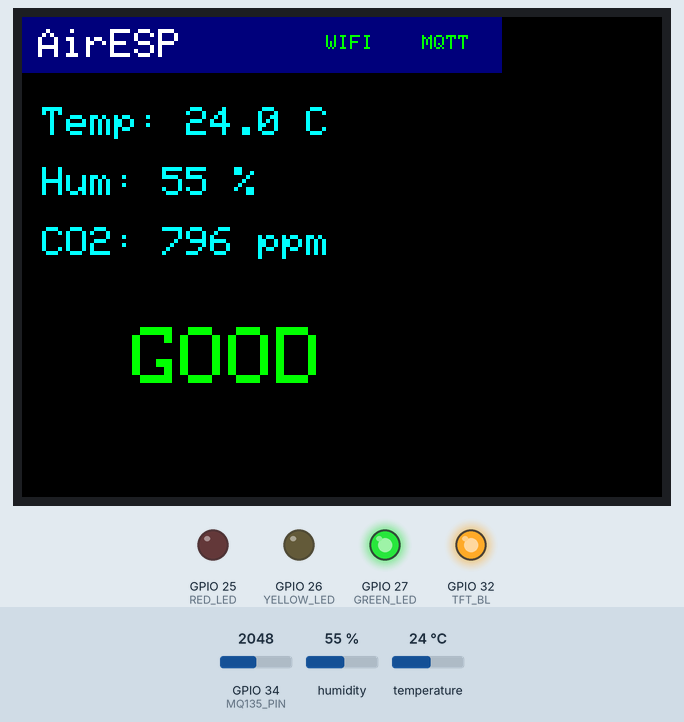
Recording of a sketch running on a simulated ESP32. On the bench: 320×240 colour display, output pins drawn as LEDs (lit = HIGH). The test bench sets the inputs (shaded band); at power-on: GPIO 34 (MQ135_PIN) = 2048, humidity 55 %, temperature 24 °C. WiFi joins after 1.5 s; servers stay silent unless stated; random numbers use the default seed unless the sketch sets one; EEPROM starts erased; no MQTT or app messages arrive unless stated; what the sketch prints to the serial monitor is not drawn.

Above: at 4.9 s.
5.0 s: GPIO 34 (MQ135_PIN) set to 2093
At 8.0 s:
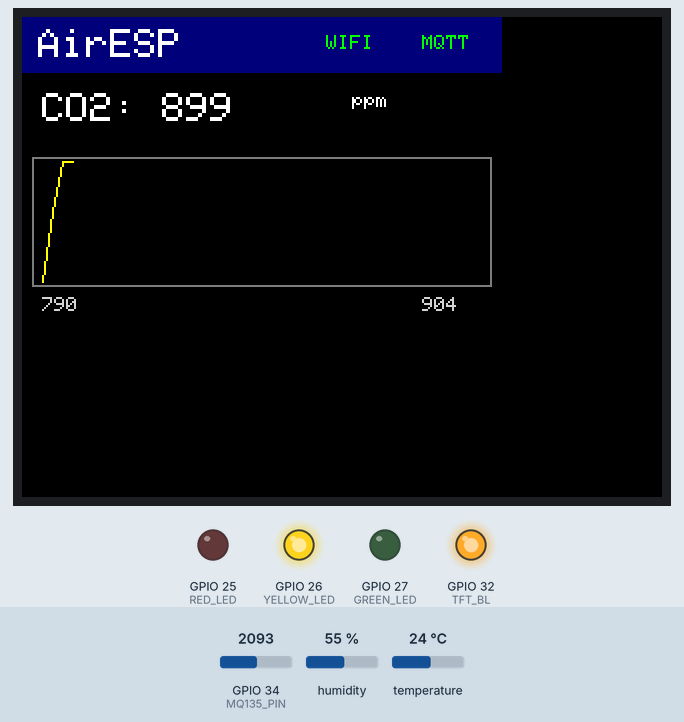
11.1 s: GPIO 34 (MQ135_PIN) set to 2245
At 13.0 s:
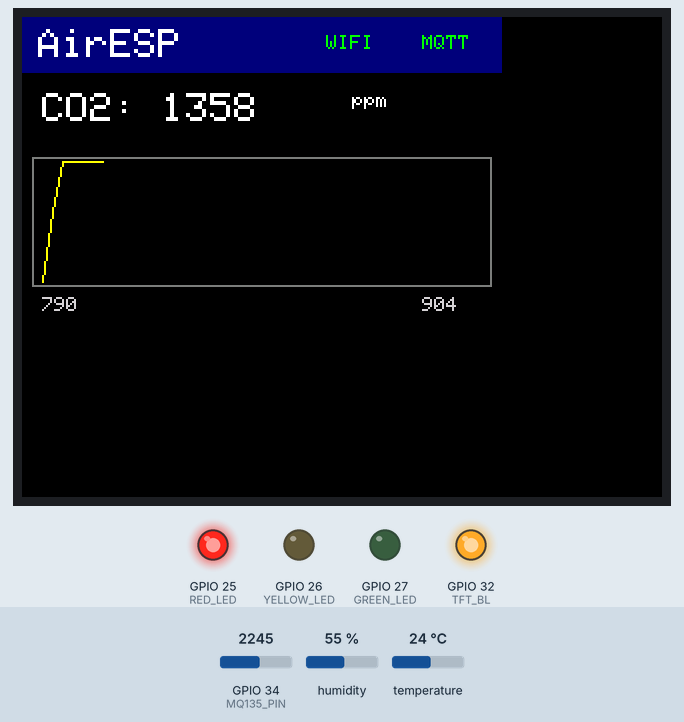
16.2 s: humidity set to 22 %
At 19.3 s:
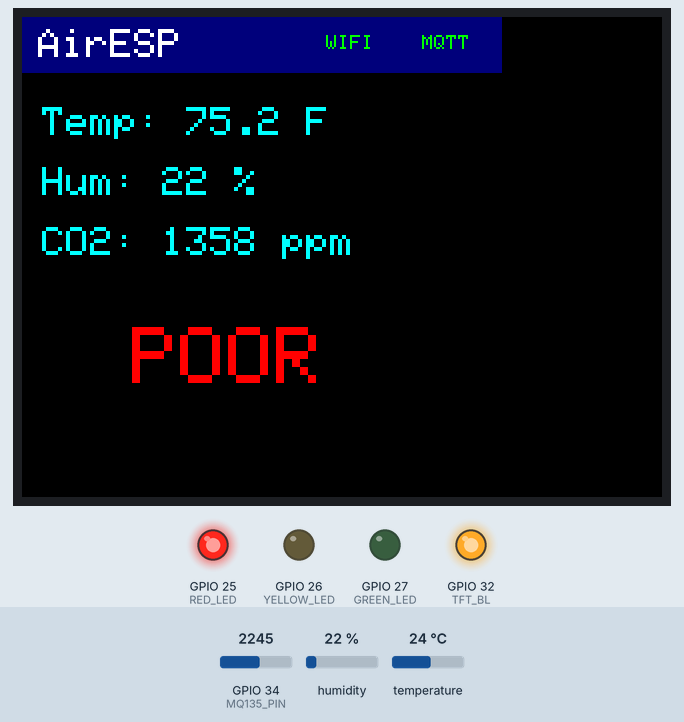
22.3 s: GPIO 34 (MQ135_PIN) set to 2047
At 24.4 s:
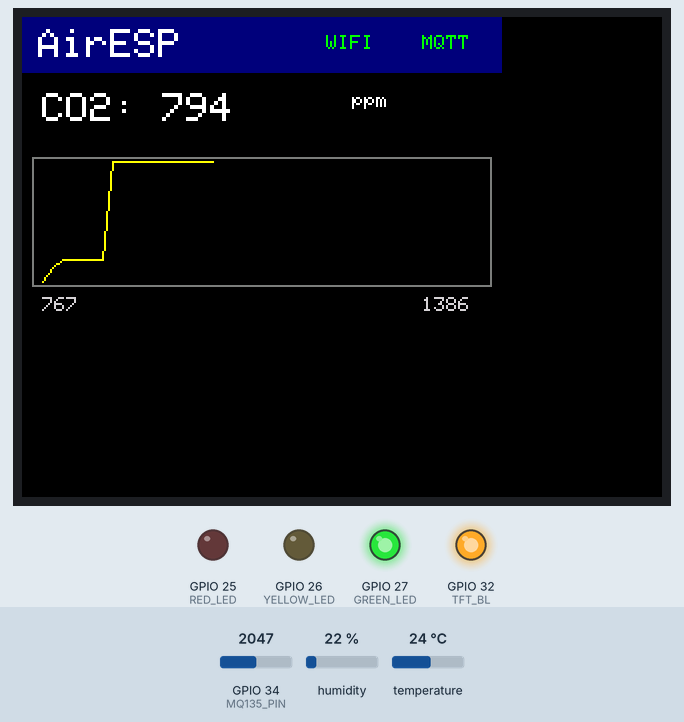
27.9 s: GPIO 34 (MQ135_PIN) set to 4040
At 30.6 s:
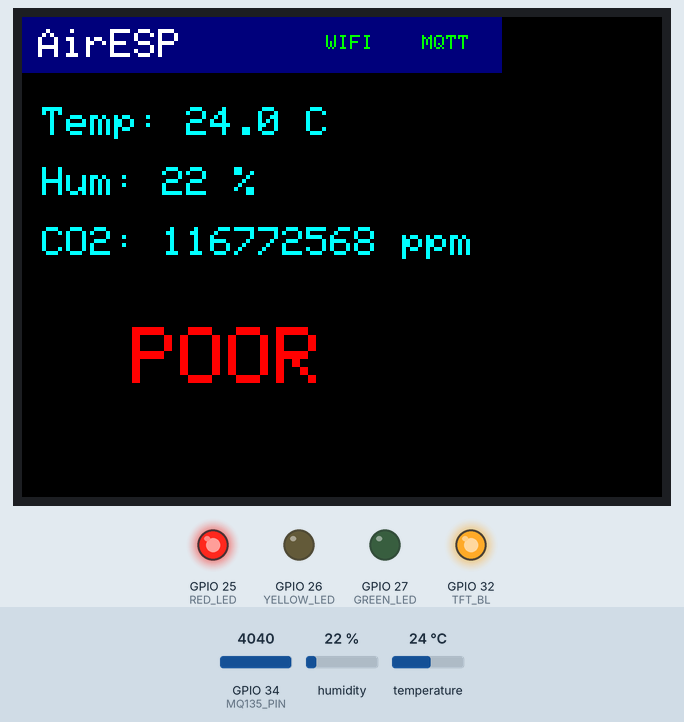
33.3 s: temperature set to 12 °C
At 35.0 s:
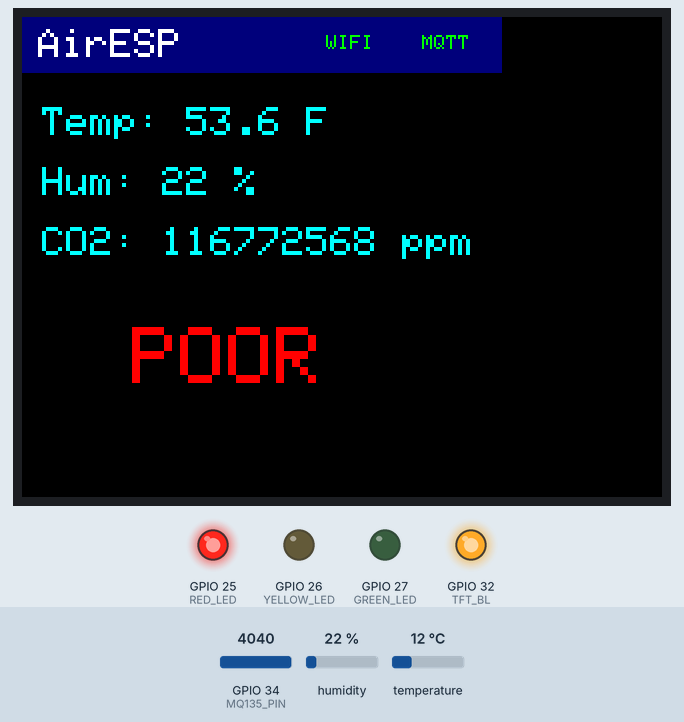
Timing chart, 0 to 36.5 s (numbered marks = the images above; inputs shaded):
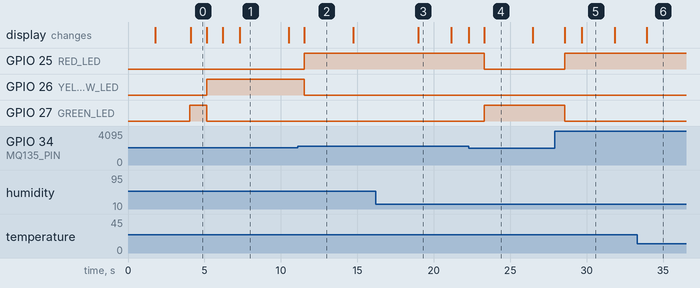

The sketch:

AirESP.ino
```cpp
// ===============================================
// AirESP - Professional Air Quality Monitor
// With Web-Based Fresh Air Calibration
// ===============================================
#include <DHT.h>
#include <TFT_eSPI.h>
#include <WiFi.h>
#include <PubSubClient.h>
#include <ArduinoJson.h>
#include <WebServer.h>
#include <ESPmDNS.h>
#include <Preferences.h>
#include <ESP.h>

// ==================== PIN DEFINITIONS ====================
#define TFT_CS   15
#define TFT_DC   2
#define TFT_RST  -1
#define TFT_BL   32
#define DHTPIN   33
#define DHTTYPE  DHT22
#define MQ135_PIN 34
#define RED_LED  25
#define YELLOW_LED 26
#define GREEN_LED 27

// ==================== CONFIG ====================
bool enableWiFi = true;
bool enableMQTT = true;

const char* ssid = "NetworkNameHere";
const char* password = "WiFiPassHere";
const char* mqtt_server = "192.168.x.x";
const int mqtt_port = 1883;
const char* mqtt_user = "mqtt-user";
const char* mqtt_pass = "MQTTPass";
const char* device_id = "airesp";

// Objects
TFT_eSPI tft = TFT_eSPI();
DHT dht(DHTPIN, DHTTYPE);
WiFiClient espClient;
PubSubClient client(espClient);
WebServer server(80);
Preferences preferences;

// Calibration
const float BASE_R0 = 20000.0;
float calibrationMultiplier = 1.0;

// Calibration Mode
bool inCalibrationMode = false;
unsigned long calibrationStartTime = 0;
float rsSum = 0.0;
int rsCount = 0;
const unsigned long CALIBRATION_DURATION = 300000; // 5 minutes

// Display
#define GRAPH_POINTS 40
float co2History[GRAPH_POINTS];
int historyIndex = 0;

unsigned long lastPageSwitch = 0;
bool pageMode = 0;
unsigned long lastTempSwitch = 0;
bool showFahrenheit = false;
unsigned long lastFullRedraw = 0;
bool needsFullRedraw = true;
bool mqttEverConnected = false;

// ==================== SETUP ====================
void setup() {
  Serial.begin(115200);
  Serial.println("\n=== AirESP Starting ===");

  dht.begin();
  preferences.begin("airesp", false);
  calibrationMultiplier = preferences.getFloat("multiplier", 1.0);
  Serial.printf("Loaded Multiplier = %.3f (Base R0 = %.0f)\n", calibrationMultiplier, BASE_R0);

  // Hardware
  pinMode(RED_LED, OUTPUT); pinMode(YELLOW_LED, OUTPUT); pinMode(GREEN_LED, OUTPUT);
  turnOffAllLEDs();
  pinMode(TFT_BL, OUTPUT); digitalWrite(TFT_BL, HIGH);

  tft.init(); tft.setRotation(3); tft.fillScreen(TFT_BLACK);

  if (enableWiFi) {
    WiFi.begin(ssid, password);
    Serial.print("Connecting to WiFi");
    unsigned long start = millis();
    while (WiFi.status() != WL_CONNECTED && millis() - start < 15000) {
      delay(500); Serial.print(".");
    }
    if (WiFi.status() == WL_CONNECTED) {
      Serial.println("\nWiFi connected! IP: " + WiFi.localIP().toString());
      if (MDNS.begin("airesp")) Serial.println("→ http://airesp.local");
      setupWebServer();
    }
  }

  if (enableMQTT) {
    client.setServer(mqtt_server, mqtt_port);
    sendHA_Discovery();
  }

  drawHeader();
  tft.setTextColor(TFT_GREEN);
  tft.setTextSize(3);
  tft.setCursor(40, 60);
  tft.println("READY!");
  delay(2000);
  needsFullRedraw = true;
}

// ==================== CO2 READING WITH CALIBRATION ====================
float readCO2() {
  float mqRaw = 0;
  for (int i = 0; i < 15; i++) {
    mqRaw += analogRead(MQ135_PIN);
    delay(15);
  }
  mqRaw /= 15.0;

  float voltage = mqRaw * (3.3 / 4095.0);
  float Rs = ((3.3 / voltage) - 1.0) * 10000.0;

  float effective_R0 = BASE_R0 * calibrationMultiplier;
  float ratio = Rs / effective_R0;
  float co2_ppm = 116.6020682 * pow(ratio, -2.769034857);

  // ==================== CALIBRATION MODE ====================
  if (inCalibrationMode) {
    rsSum += Rs;
    rsCount++;
    float avgRs = rsSum / rsCount;
    float targetRatio = 1.15;  // Good target for ~400ppm with this formula
    float suggestedMult = (avgRs / BASE_R0) / targetRatio;

    Serial.printf("[CAL] Rs:%5.0f  Avg:%5.0f  Suggested Mult:%.3f  Count:%d\n",
                  Rs, avgRs, suggestedMult, rsCount);

    if ((millis() - calibrationStartTime > CALIBRATION_DURATION) && rsCount > 60) {
      calibrationMultiplier = constrain(suggestedMult, 0.5, 6.0);
      preferences.putFloat("multiplier", calibrationMultiplier);
      Serial.printf("=== CALIBRATION COMPLETE ===\nNew Multiplier = %.3f\n", calibrationMultiplier);
      inCalibrationMode = false;
      needsFullRedraw = true;
    }
  }

  Serial.printf("Raw:%4.0f V:%.3f Rs:%5.0f Ratio:%.3f Mult:%.3f CO2:%.1f\n",
                mqRaw, voltage, Rs, ratio, calibrationMultiplier, co2_ppm);

  return max(co2_ppm, 350.0f);
}

// ==================== WEB DASHBOARD ====================
void setupWebServer() {
  server.on("/", HTTP_GET, []() {
    float t = dht.readTemperature();
    float h = dht.readHumidity();
    float co2 = readCO2();

    String html = R"rawliteral(
      <!DOCTYPE html><html><head><meta charset="UTF-8">
      <meta http-equiv="refresh" content="30">
      <meta name="viewport" content="width=device-width,initial-scale=1">
      <title>AirESP</title>
      <style>
        body{font-family:Segoe UI,Arial,sans-serif;background:#0f172a;color:#e2e8f0;margin:0;padding:20px}
        .container{max-width:640px;margin:auto;background:#1e2937;padding:25px;border-radius:16px;box-shadow:0 10px 30px rgba(0,0,0,0.6)}
        h1{color:#60a5fa;text-align:center;margin:0}
        .card{background:#334155;padding:18px;border-radius:12px;margin:15px 0}
        .value{font-size:2.1em;color:#60a5fa;margin:8px 0}
        .label{color:#94a3b8;font-size:0.95em}
        button{width:100%;padding:14px;color:white;border:none;border-radius:8px;font-size:1.1em;margin:8px 0}
        .cal-btn{background:#f59e0b !important}
      </style></head><body>
      <div class="container">
        <h1>🌬️ AirESP Live Monitor</h1>

        <div class="card"><div class="label">TEMPERATURE</div><div class="value">)rawliteral";
    html += String(t,1) + "°C / " + String(t*9/5+32,1) + "°F";
    html += R"rawliteral(</div></div>
        <div class="card"><div class="label">HUMIDITY</div><div class="value">)rawliteral";
    html += String(h,0) + "%";
    html += R"rawliteral(</div></div>
        <div class="card"><div class="label">CO₂ LEVEL</div><div class="value">)rawliteral";
    html += String(co2,0) + " ppm";
    html += R"rawliteral(</div></div>

        <div class="card">
          <h3>Calibration</h3>
          <p>Current Multiplier: <strong>)rawliteral";
    html += String(calibrationMultiplier, 3);
    html += R"rawliteral(</strong> (Base R0 = 10000)</p>

          <form action="/setMultiplier" method="POST" style="display:inline-block;width:48%">
            <input type="number" name="mult" value=")rawliteral";
    html += String(calibrationMultiplier, 3);
    html += R"rawliteral(" step="0.05" min="0.5" max="6.0" style="width:100%;padding:8px">
            <button type="submit">💾 Save & Reboot</button>
          </form>

          <form action="/startCalibration" method="POST" style="display:inline-block;width:48%">
            <button type="submit" class="cal-btn">🌬️ Start Fresh Air Calibration</button>
          </form>
        </div>
      </div>
      </body></html>
    )rawliteral";

    server.send(200, "text/html", html);
  });

  server.on("/setMultiplier", HTTP_POST, []() {
    if (server.hasArg("mult")) {
      float newMult = server.arg("mult").toFloat();
      if (newMult >= 0.5 && newMult <= 6.0) {
        calibrationMultiplier = newMult;
        preferences.putFloat("multiplier", calibrationMultiplier);
        Serial.printf("Multiplier manually set to %.3f\n", calibrationMultiplier);
        server.send(200, "text/html", "<h2>Saved!</h2><p>Rebooting...</p>");
        delay(1500);
        ESP.restart();
      }
    }
    server.send(400, "text/html", "<h2>Invalid</h2><a href='/'>Back</a>");
  });

  server.on("/startCalibration", HTTP_POST, []() {
    inCalibrationMode = true;
    calibrationStartTime = millis();
    rsSum = 0;
    rsCount = 0;
    Serial.println("=== FRESH AIR CALIBRATION STARTED ===");
    server.send(200, "text/html",
      "<h2>🌬️ Calibration Started</h2>"
      "<p>Place the sensor in fresh outdoor air (~400 ppm CO₂).</p>"
      "<p>It will run for 5 minutes then auto-save.</p>"
      "<a href='/'>← Back to Dashboard</a>");
  });

  server.begin();
  Serial.println("Web Dashboard running at http://airesp.local");
}

// ==================== DISPLAY & OTHER FUNCTIONS (unchanged except calibration handling) ====================
void drawHeader() { /* ... same as before ... */
  // (copy your original drawHeader() here)
  tft.fillRect(0, 0, 240, 28, TFT_NAVY);
  tft.setTextColor(TFT_WHITE); tft.setTextSize(2); tft.setCursor(8, 6); tft.print("AirESP");
  bool wifiOK = !enableWiFi || (WiFi.status() == WL_CONNECTED);
  tft.setTextSize(1); tft.setCursor(152, 9); tft.setTextColor(wifiOK ? TFT_GREEN : TFT_RED); tft.print("WIFI");
  bool mqttOK = !enableMQTT || client.connected() || mqttEverConnected;
  tft.setCursor(200, 9); tft.setTextColor(mqttOK ? TFT_GREEN : TFT_RED); tft.print("MQTT");
}

void drawReadingsPage(float t, float h, float co2, String status, uint16_t color) {
  tft.fillScreen(TFT_BLACK); drawHeader();
  tft.setTextColor(TFT_CYAN); tft.setTextSize(2); tft.setCursor(10, 45);
  if (showFahrenheit) {
    float tF = t * 9.0 / 5.0 + 32.0;
    tft.printf("Temp: %.1f F", tF);
  } else {
    tft.printf("Temp: %.1f C", t);
  }
  tft.setCursor(10, 75); tft.printf("Hum: %.0f %%", h);
  tft.setCursor(10, 105); tft.setTextSize(2); tft.printf("CO2: %.0f ppm", co2);

  tft.setTextSize(4); tft.setTextColor(color); tft.setCursor(55, 155); tft.print(status);
}

void updateReadingsDynamic(float t, float co2, String status, uint16_t color) {
  tft.fillRect(10, 45, 220, 20, TFT_BLACK);
  tft.fillRect(10, 105, 220, 20, TFT_BLACK);
  tft.fillRect(50, 155, 140, 35, TFT_BLACK);
  // ... same as original
  tft.setTextColor(TFT_CYAN); tft.setTextSize(2); tft.setCursor(10, 45);
  if (showFahrenheit) {
    float tF = t * 9.0 / 5.0 + 32.0;
    tft.printf("Temp: %.1f F", tF);
  } else {
    tft.printf("Temp: %.1f C", t);
  }
  tft.setCursor(10, 105); tft.setTextSize(2); tft.printf("CO2: %.0f ppm", co2);
  tft.setTextSize(4); tft.setTextColor(color); tft.setCursor(55, 155); tft.print(status);
}

void drawGraphPage(float co2) {
  tft.fillScreen(TFT_BLACK); drawHeader();
  tft.setTextColor(TFT_WHITE); tft.setTextSize(2); tft.setCursor(10, 38);
  tft.printf("CO2: %.0f", co2); tft.setTextSize(1); tft.setCursor(165, 38); tft.println("ppm");

  int graphY = 70, graphH = 65;
  tft.drawRect(5, graphY, 230, graphH, TFT_DARKGREY);

  float dataMin = 99999.0f, dataMax = 0.0f; bool hasData = false;
  for (int i = 0; i < GRAPH_POINTS; i++) {
    if (co2History[i] > 0) {
      hasData = true;
      if (co2History[i] < dataMin) dataMin = co2History[i];
      if (co2History[i] > dataMax) dataMax = co2History[i];
    }
  }

  float minVal = hasData ? dataMin : 400;
  float maxVal = hasData ? dataMax : 2000;
  if (hasData && maxVal - minVal < 10) { minVal -= 100; maxVal += 100; }
  else if (hasData) {
    float range = maxVal - minVal;
    minVal -= range * 0.05f; maxVal += range * 0.05f;
  }
  if (minVal < 300) minVal = 300;

  for (int i = 0; i < GRAPH_POINTS - 1; i++) {
    int x1 = 10 + i * (220 / (GRAPH_POINTS - 1));
    int x2 = 10 + (i + 1) * (220 / (GRAPH_POINTS - 1));
    float y1 = graphY + graphH - ((co2History[i] - minVal) / (maxVal - minVal) * graphH);
    float y2 = graphY + graphH - ((co2History[i + 1] - minVal) / (maxVal - minVal) * graphH);
    if (co2History[i] > 0 && co2History[i + 1] > 0) tft.drawLine(x1, y1, x2, y2, TFT_YELLOW);
  }

  tft.setTextColor(TFT_LIGHTGREY); tft.setTextSize(1);
  tft.setCursor(10, graphY + graphH + 5); tft.print((int)minVal);
  tft.setCursor(200, graphY + graphH + 5); tft.print((int)maxVal);
}

void updateGraphDynamic(float co2) {
  tft.fillRect(10, 38, 120, 20, TFT_BLACK);
  tft.setTextColor(TFT_WHITE); tft.setTextSize(2); tft.setCursor(10, 38);
  tft.printf("CO2: %.0f", co2);
}

// ==================== MQTT FUNCTIONS ====================
void sendHA_Discovery() { if(!enableMQTT) return; if(!client.connected()) reconnect();
  sendSensorDiscovery("temperature","Temperature","°C","temperature");
  sendSensorDiscovery("humidity","Humidity","%","humidity");
  sendSensorDiscovery("co2","CO2","ppm","carbon_dioxide");
}

void sendSensorDiscovery(const char* sensor, const char* name, const char* unit, const char* deviceClass) {
  StaticJsonDocument<512> doc;
  doc["name"] = name;
  doc["state_topic"] = String("homeassistant/sensor/") + device_id + "/" + sensor + "/state";
  doc["unit_of_measurement"] = unit;
  doc["value_template"] = "{{ value_json." + String(sensor) + " }}";
  doc["unique_id"] = String(device_id) + "_" + sensor;
  doc["device"]["identifiers"][0] = device_id;
  doc["device"]["name"] = "AirESP Air Quality Monitor";
  doc["device"]["model"] = "ESP32 + ST7789";
  doc["device_class"] = deviceClass;

  char buffer[512];
  serializeJson(doc, buffer);
  client.publish(String("homeassistant/sensor/" + String(device_id) + "/" + sensor + "/config").c_str(), buffer, true);
}

void publishToHA(float t, float h, float co2) {
  if (!enableMQTT || !client.connected()) { reconnect(); return; }
  StaticJsonDocument<256> doc;
  doc["temperature"] = t; doc["humidity"] = h; doc["co2"] = co2;
  char buffer[256]; serializeJson(doc, buffer);
  client.publish(String("homeassistant/sensor/" + String(device_id) + "/temperature/state").c_str(), buffer, false);
  client.publish(String("homeassistant/sensor/" + String(device_id) + "/humidity/state").c_str(), buffer, false);
  client.publish(String("homeassistant/sensor/" + String(device_id) + "/co2/state").c_str(), buffer, false);
  mqttEverConnected = true;
}

void reconnect() {
  if (!enableMQTT) return;
  String clientId = "AirESP-" + String(random(0xffff), HEX);
  if (client.connect(clientId.c_str(), mqtt_user, mqtt_pass)) mqttEverConnected = true;
}

// ==================== HELPERS ====================
void turnOffAllLEDs() { digitalWrite(RED_LED,LOW); digitalWrite(YELLOW_LED,LOW); digitalWrite(GREEN_LED,LOW); }
void setLEDs(int pin) { turnOffAllLEDs(); digitalWrite(pin, HIGH); }
void showError() { tft.fillScreen(TFT_BLACK); drawHeader(); tft.setTextColor(TFT_RED); tft.setTextSize(3); tft.setCursor(30, 80); tft.println("ERROR"); }

// ==================== MAIN LOOP ====================
void loop() {
  if (enableWiFi) server.handleClient();
  if (enableMQTT) client.loop();

  float humidity = dht.readHumidity();
  float temperature = dht.readTemperature();
  float co2_ppm = readCO2();

  co2History[historyIndex] = co2_ppm;
  historyIndex = (historyIndex + 1) % GRAPH_POINTS;

  if (isnan(humidity) || isnan(temperature)) {
    showError();
    delay(2000);
    return;
  }

  String statusText = "GOOD";
  uint16_t color = TFT_GREEN;
  int activeLED = GREEN_LED;

  if (inCalibrationMode) {
    statusText = "CAL";
    color = TFT_ORANGE;
    turnOffAllLEDs();
  } else if (co2_ppm < 800) {
    statusText = "GOOD"; color = TFT_GREEN; activeLED = GREEN_LED;
  } else if (co2_ppm < 1200) {
    statusText = "MOD"; color = TFT_YELLOW; activeLED = YELLOW_LED;
  } else {
    statusText = "POOR"; color = TFT_RED; activeLED = RED_LED;
  }

  if (!inCalibrationMode) setLEDs(activeLED);

  // Page switching
  if (millis() - lastPageSwitch > 7000) {
    pageMode = !pageMode;
    lastPageSwitch = millis();
    needsFullRedraw = true;
  }
  if (millis() - lastTempSwitch > 10000){
    showFahrenheit = !showFahrenheit;
    lastTempSwitch = millis();
    needsFullRedraw = true;
  }

  if (enableMQTT && !client.connected()) {
    static unsigned long lastAttempt = 0;
    if (millis() - lastAttempt > 10000) { reconnect(); lastAttempt = millis(); }
  }

  if (needsFullRedraw || (millis() - lastFullRedraw > 4000)) {
    if (pageMode == 0) drawReadingsPage(temperature, humidity, co2_ppm, statusText, color);
    else drawGraphPage(co2_ppm);
    lastFullRedraw = millis();
    needsFullRedraw = false;
  } else {
    if (pageMode == 0) updateReadingsDynamic(temperature, co2_ppm, statusText, color);
    else updateGraphDynamic(co2_ppm);
  }

  static unsigned long lastPublish = 0;
  if (enableMQTT && millis() - lastPublish > 30000) {
    publishToHA(temperature, humidity, co2_ppm);
    lastPublish = millis();
  }

  delay(800);
}
```

Measured:
- the behaviour switches between 2049 and 2050 on GPIO 34 (MQ135_PIN) (found by bisection; images 0 and 1)
- the behaviour switches between 2199 and 2200 on GPIO 34 (MQ135_PIN) (found by bisection; images 1 and 2)
- after the input at 5.0 s, GPIO 26 (YELLOW_LED): LOW → HIGH after 0.14 s; GPIO 27 (GREEN_LED): HIGH → LOW after 0.14 s
- after the input at 11.1 s, GPIO 25 (RED_LED): LOW → HIGH after 0.44 s; GPIO 26 (YELLOW_LED): HIGH → LOW after 0.44 s
- after the input at 22.3 s, GPIO 25 (RED_LED): HIGH → LOW after 1.0 s; GPIO 27 (GREEN_LED): LOW → HIGH after 1.0 s
- after the input at 27.9 s, GPIO 25 (RED_LED): LOW → HIGH after 0.66 s; GPIO 27 (GREEN_LED): HIGH → LOW after 0.66 s
- what the display in image 2 shows lasts 3.2 s, from 11.5 s to 14.7 s
